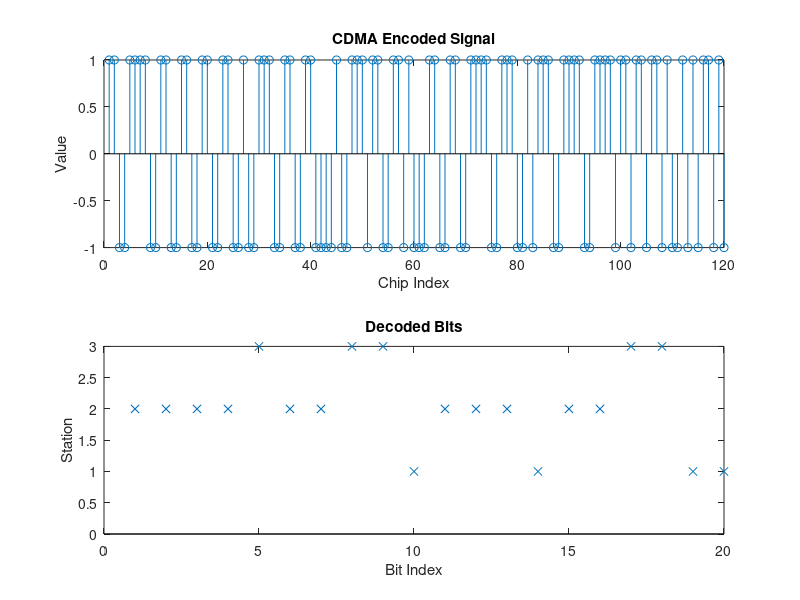

This figure's MATLAB source:
clc;
clear;

% Initialize a sequence of 20 random bits.
r = round(rand(1, 20));

% Define chip patterns for stations A, B, and C
% Each pattern is a sequence that represents bits 1 or 0.
a_one = [1 -1 -1 1 -1 1];
a_zero = -1 * a_one;  % Inverse of a_one pattern for bit 0
b_one = [1 1 -1 -1 1 1];
b_zero = -1 * b_one;  % Inverse of b_one pattern for bit 0
c_one = [1 1 -1 1 1 -1];
c_zero = -1 * c_one;  % Inverse of c_one pattern for bit 0

% Construct the CDMA sequence for all stations
cdma_seq = [];
for counter = 1:20
    % Randomly assign bits from one of three stations to the CDMA sequence
    switch(randi([1 3]))  % Randomly pick station A, B, or C
        case 1  % Station A
            if r(1, counter) == 0
                cdma_seq = [cdma_seq, a_zero];
            else
                cdma_seq = [cdma_seq, a_one];
            end
        case 2  % Station B
            if r(1, counter) == 0
                cdma_seq = [cdma_seq, b_zero];
            else
                cdma_seq = [cdma_seq, b_one];
            end
        case 3  % Station C
            if r(1, counter) == 0
                cdma_seq = [cdma_seq, c_zero];
            else
                cdma_seq = [cdma_seq, c_one];
            end
    end
end

% Visualize the CDMA encoded signal
figure;
subplot(2, 1, 1); % First subplot in a 2x1 grid
stem(cdma_seq, 'Marker', 'o');
title('CDMA Encoded Signal');
xlabel('Chip Index');
ylabel('Value');

% Decode the CDMA signal
cntr = 0;
decoded_bits = zeros(1, 20);
for selector = 1:6:120  % Each bit's chip sequence spans 6 indices
    cntr = cntr + 1;
    % Extract a segment corresponding to a single bit
    temp = cdma_seq(selector:selector + 5);
    
    % Calculate dot products to decode the signal
    result1 = dot(a_one, temp);
    result2 = dot(b_one, temp);
    result3 = dot(c_one, temp);
    
    % Determine which station the bit came from based on the dot product
    if abs(result1) == 6
        fprintf('\nThe bit # %d is from Station A', cntr);
        decoded_bits(cntr) = 1;  % Assign 1 for Station A
    elseif abs(result2) == 6
        fprintf('\nThe bit # %d is from Station B', cntr);
        decoded_bits(cntr) = 2;  % Assign 2 for Station B
    elseif abs(result3) == 6
        fprintf('\nThe bit # %d is from Station C', cntr);
        decoded_bits(cntr) = 3;  % Assign 3 for Station C
    end
end

% Visualize the Decoded Bits
subplot(2, 1, 2); % Second subplot in a 2x1 grid
stem(decoded_bits, 'Marker', 'x', 'LineStyle', 'none');
title('Decoded Bits');
xlabel('Bit Index');
ylabel('Station');
